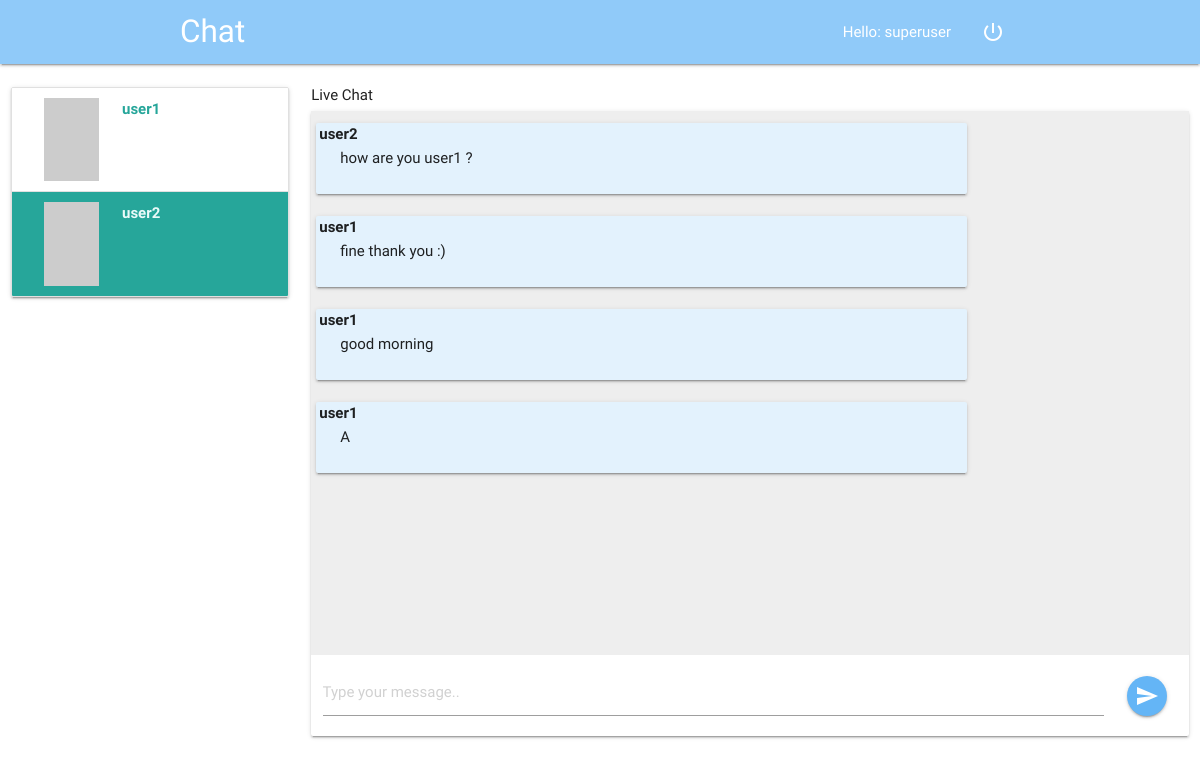
The app's page /chat/2/3/ (signed in) with its own data.
### chat/models.py (models this page shows)
class Message(models.Model):
    sender = models.ForeignKey(User, on_delete=models.CASCADE, related_name='sender')
    receiver = models.ForeignKey(User, on_delete=models.CASCADE, related_name='receiver')
    message = models.CharField(max_length=1200)
    timestamp = models.DateTimeField(auto_now_add=True,)
    is_read = models.BooleanField(default=False)
    def __str__(self):
        return self.message
    class Meta:
        ordering = ('timestamp',)

### chat/views.py (the view)
# urls.py: path('chat/<int:sender>/<int:receiver>/', views.message_view, name='chat'),
def message_view(request, sender, receiver):
    if not request.user.is_authenticated:
        return redirect('index')
    if request.method == "GET":
        return render(request, "chat/messages.html",
                      {'users': User.objects.exclude(username=request.user.username),
                       'receiver': User.objects.get(id=receiver),
                       'messages': Message.objects.filter(sender_id=sender, receiver_id=receiver) |
                                   Message.objects.filter(sender_id=receiver, receiver_id=sender)})

### templates/chat/messages.html (shortened to what this page needs)
{% extends 'chat/chat.html' %}
{% block messages %}
    {% for message in messages %}
    {% if message.sender == request.user %}
<div class="card-panel right" style="width: 75%; position: relative">
    <div style="position: absolute; top: 0; left:3px; font-weight: bolder" class="title">You</div>
    {{ message }} {{timestamp}}
</div>
    {% else %}
<div class="card-panel left blue lighten-5" style="width: 75%; position: relative">
    <div style="position: absolute; top: 0; left:3px; font-weight: bolder" class="title">{{ message.sender }}</div>
    {{ message }} {{timestamp}}
</div>
    {% endif %}
    {% endfor %}
{% endblock %}

### templates/chat/chat.html (shortened to what this page needs)
{% extends 'chat/index.html' %}
{% block body %}
<nav class="blue lighten-3">
    <div class="nav-wrapper container">
      <a href="#" class="brand-logo">Chat</a>
      <ul id="nav-mobile" class="right hide-on-med-and-down">
          <li><a href="">Hello: {{ request.user.username }}</a></li>
          <li><a href="{% url 'logout' %}"><i class="material-icons">power_settings_new</i></a></li>
      </ul>
    </div>
</nav>
    <div class="section" style="height: 80vh">
    <div class="row">
        <div class="col s3">
        <div class="card">
            <div class="collection">
                {% for user in users %}
                <a href="{% url 'chat' request.user.id user.id %}" id="user{{ user.id }}" class="collection-item row">
                    <img src="https://picsum.photos/200/300/{{loop.index}}" class="col s4">
                    <div class="col s8">
                    <span class="title" style="font-weight: bolder">{{ user.username }}</span>
                    </div>
                </a>
                {% endfor %}
            </div>
        </div>
        </div>
        <div class="col s9"><h6>Live Chat</h6>
            <div class="card">
            <div id="board" class="section grey lighten-3" style="height: 68vh; padding: 5px; overflow-y: scroll">
                {% block messages %}
                {% endblock %}
            </div>
            <form id="chat-box" class="form-group {% block hide %}hide{% endblock %}" method="post">
                <div class="row">
                    <div class="col s11">
                        <div class="input-field">
                            <input id="id_message" name="message" type="text" placeholder="Type your message..">
                        </div>
                    </div>
                    <div class="col s1" style="line-height: 80px">
                        <button class="btn btn-floating blue lighten-2 waves-effect waves-light"><i class="material-icons">send</i></button>
                    </div>
                </div>
            </form>
            </div>
        </div>
    </div>
    </div>
    {% load staticfiles %}
{% endblock %}

### records on screen
Message: sender "user2", message "how are you user1 ?"
Message: sender "user1", message "fine thank you :)"
Message: sender "user1", message "good morning"
Message: sender "user1", message "A"

### other values on screen
{{ request.user.username }} "superuser"
{{ user.username }} "user1"
{{ user.username }} "user2"
